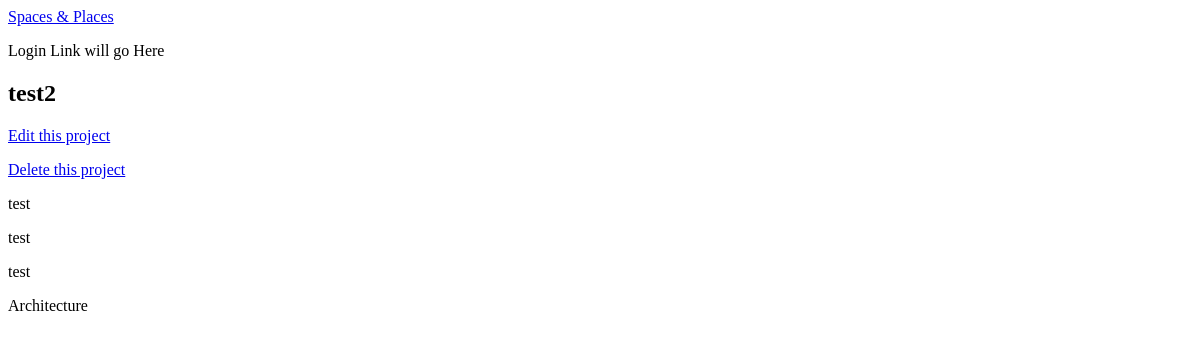
Before: /spaces/Architecture/2/ with the older database file.
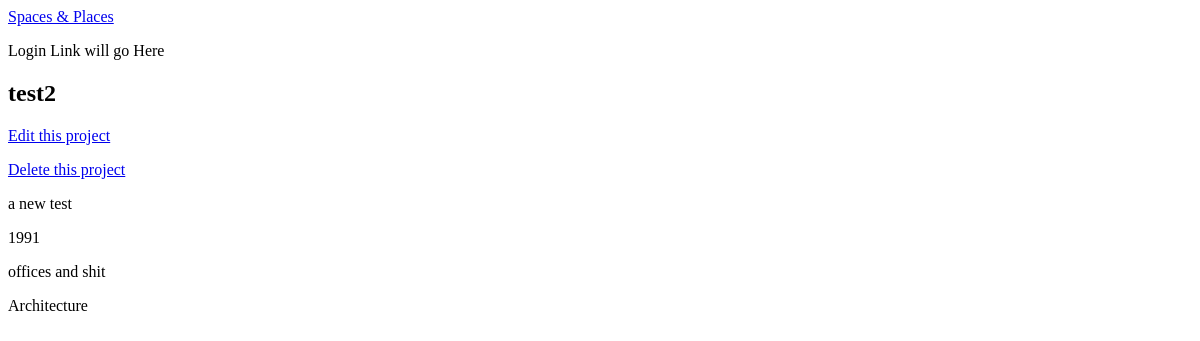
After: the same page with the newer database file.
### models.py (models this page shows)
class SpaceProject(Base):
    __tablename__ = 'space'
    id = Column(Integer, primary_key = True)
    name = Column(String(250), nullable = False)
    design_team = Column(String(1000))
    year_built = Column(String(8))
    program = Column(String(250))
    space_type = Column(String(250),
                        ForeignKey('spacetype.name'))
    space = relationship(SpaceType)
    user_id = Column(Integer, ForeignKey('user.id'))
    user = relationship(User)

### application.py (the view)
@app.route('/spaces/<string:space_type>/<int:space_id>/')
def spaceProjectView(space_id, space_type):
    space = session.query(SpaceProject).filter_by(id = space_id).one()
    return render_template('project_specific.html', space = space)

### templates/project_specific.html (shortened to what this page needs)
{% extends "main.html" %}
{% block content %}
{% include "header.html" %}
<div>
  <h2>{{ space.name }}</h2>
  <div>
  	<a href="{{url_for('editSpaceProject', space_type = space.space_type, space_id = space.id)}}">
  		<p>Edit this project</p>
  	</a>
  	<a href="{{url_for('deleteSpaceProject', space_type = space.space_type, space_id = space.id)}}">
  		<p>Delete this project</p>
  	</a>
  </div>
	<div>
		<p>{{ space.design_team }}</p>
	<div>
	<div>
		<p>{{ space.year_built }}</p>
	<div>
	<div>
		<p>{{ space.program }}</p>
	<div>
	<div>
		<p>{{ space.space_type }}</p>
{% endblock %}

Changed rows visible on the page:
changed SpaceProject "test2": design_team "test" → "a new test"; year_built "test" → "1991"; program "test" → "offices and shit"
